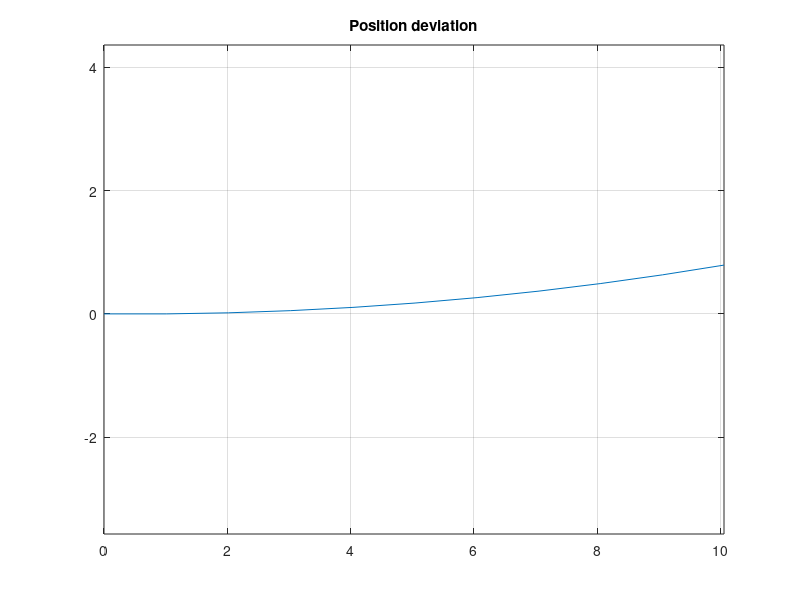
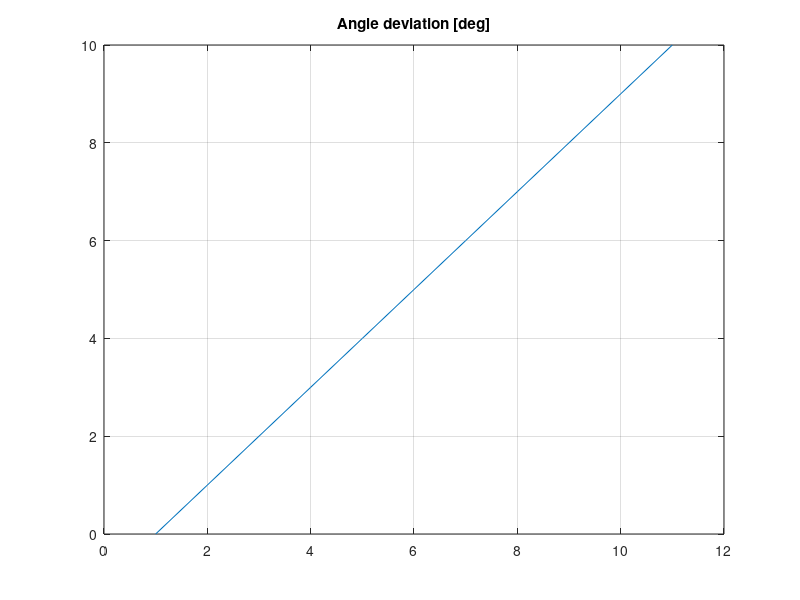

Reproduce these figures in MATLAB, in order.


clear all
% actual command

theta_err = 1*pi/180;
Rot_mat_err = [cos(theta_err), -sin(theta_err);
    sin(theta_err),cos(theta_err)];

Rot_mat_err(end+1,:) = 0;

x_com = [1.01;0;1];
R_com = eye(2);

% initial

x(:,1) = [0;0;1];
angle(:,1) = [1;0];
R(:,:,1) = eye(2);
R(end+1,:,1) = 0;

T = [Rot_mat_err,x_com]; %constant through all the sim!


for i=1:10
    
x(:,end+1) = T*x(:,end);

angle(:,end+1) = T(1:2,1:2)*angle(:,end);

% R(1:2,1:2,end+1) = Rot_mat_err*R(1:2,1:2,end);
% R(end,:,end) = 0;
% angle(:,end+1) = angle(:,end)+(1*pi/180);



end


h = figure(1);
plot(x(1,:),x(2,:));
axis equal;
grid on;
title('Position deviation');

h2 = figure(2);
plot(acos(angle(1,:))*180/pi);
grid on;
title('Angle deviation [deg]');
